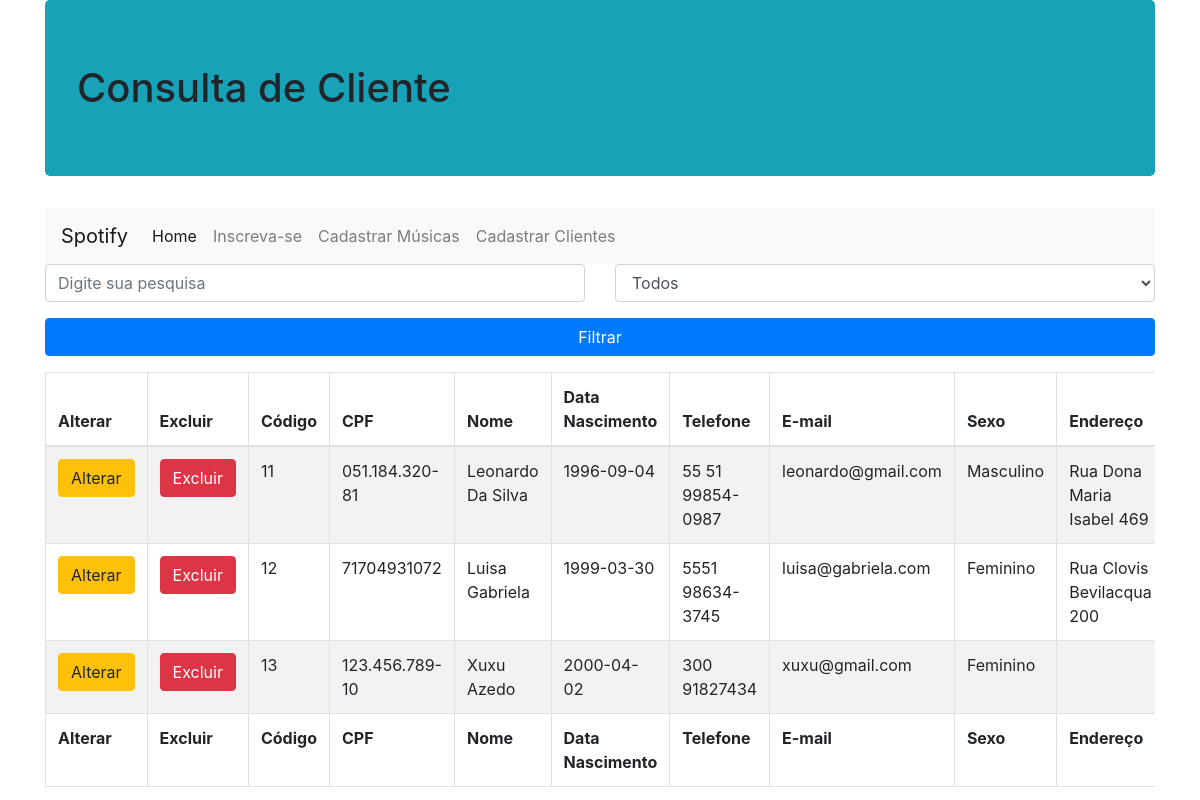
The page /consulta-cliente.php on the database its author committed.
### tables this page shows
CREATE TABLE `cliente` (
  `idCliente` bigint(20) NOT NULL,
  `cpf` varchar(15) NOT NULL,
  `nomeCliente` varchar(60) NOT NULL,
  `dataNasc` date NOT NULL,
  `tel` varchar(20) NOT NULL,
  `email` varchar(100) NOT NULL,
  `sexo` varchar(20) NOT NULL,
  `endereco` varchar(100) NOT NULL,
  `tipoPlano` varchar(20) NOT NULL,
  `formaPagamento` varchar(20) NOT NULL
);

### config/conexaobanco.class.php (called while the page is built, shortened)
<?php
class ConexaoBanco extends PDO {
  private static $instance = null;
  public static function getInstance(){
      try{
        if(!isset(self::$instance)){
          self::$instance = new ConexaoBanco("mysql:dbname=spotify;host=localhost","root","");
        }
        return self::$instance;
      }catch(PDOException $e){
        echo "Erro ao conectar. ".$e;
      }
  }
}

### dao/spotifydao.class.php (called while the page is built, shortened)
<?php
require_once 'config/conexaobanco.class.php';
class SpotifyDAO{
  private $conexao=null;
  public function __construct(){
    $this->conexao = ConexaoBanco::getInstance();
  }
  public function buscarClientes(){
      try{
        $stat = $this->conexao->query("select * from cliente");
        $array = $stat->fetchAll(PDO::FETCH_CLASS, "Cliente");
        return $array;
      }catch(PDOException $e){
        echo "Erro ao buscar clientes!".$e;
      }
  }
}

### modelo/cliente.class.php (called while the page is built, shortened)
<?php
class Cliente{
  public function __get($a){return $this->$a;}
}

### consulta-cliente.php (the view, shortened to what this page needs)
<?php
include_once "dao/spotifydao.class.php";
include_once "modelo/cliente.class.php";
$cliDAO = new SpotifyDAO();
$array = $cliDAO->buscarClientes();
?>
<!DOCTYPE html>
<html lang="pt-br">
<head>
  <link href="vendor/twbs/bootstrap/dist/css/bootstrap.min.css" rel="stylesheet"/>
</head>
  <body>
      <div class="container">
        <h1 class="jumbotron bg-info">Consulta de Cliente</h1>
        <nav class="navbar navbar-expand-lg navbar-light bg-light">
          <a class="navbar-brand" href="#">Spotify</a>
          <div class="collapse navbar-collapse" id="navbarNav">
            <ul class="navbar-nav">
              <li class="nav-item active">
                <a class="nav-link" href="index.php">Home</a>
              </li>
              <li class="nav-item">
                <a class="nav-link" href="cadastrar-cliente.php">Inscreva-se <span class="sr-only"></span></a>
              </li>
              <li class="nav-item">
                <a class="nav-link" href="cadastrar-musica.php">Cadastrar Músicas <span class="sr-only">(current)</span></a>
              </li>
              <li class="nav-item">
                <a class="nav-link" href="cadastrar-cliente.php">Cadastrar Clientes <span class="sr-only">(current)</span></a>
              </li>
            </ul>
          </div>
        </nav>
        <form name="pesquisa" method="post" action="">
          <div class="row">
            <div class="form-group col-md-6">
              <input type="text" name="txtfiltro"
              class="form-control" placeholder="Digite sua pesquisa">
            </div>
            <div class="form-group col-md-6">
              <select name="selfiltro" class="form-control">
                <option value="todos">Todos</option>
              </select>
            </div>
          </div>
          <div class="form-group">
            <input type="submit" name="filtrar" value="Filtrar"
                   class="btn btn-primary btn-block">
          </div>
        </form>
        <div class="table-responsive">
          <table class="table table-striped table-bordered table-hover table-condensed">
            <thead>
              <tr>
                <th>Alterar</th>
                <th>Excluir</th>
                <th>Código</th>
                <th>CPF</th>
                <th>Nome</th>
                <th>Data Nascimento</th>
                <th>Telefone</th>
                <th>E-mail</th>
                <th>Sexo</th>
                <th>Endereço</th>
              </tr>
            </thead>
            <tfoot>
              <tr>
                <th>Alterar</th>
                <th>Excluir</th>
                <th>Código</th>
                <th>CPF</th>
                <th>Nome</th>
                <th>Data Nascimento</th>
                <th>Telefone</th>
                <th>E-mail</th>
                <th>Sexo</th>
                <th>Endereço</th>
              </tr>
            </tfoot>
            <tbody>
              <?php
                  foreach($array as $cli){
                    echo "<tr>";
                    echo "<td><a href='alterar-cliente.php?id=$cli->idCliente 'class='btn btn-warning'>Alterar</a></td>";
                    echo "<td><a href='consulta-cliente.php?id=$cli->idCliente 'class='btn btn-danger'>Excluir</a></td>";
                    echo "<td>$cli->idCliente</td>";
                    echo "<td>$cli->cpf</td>";
                    echo "<td>$cli->nomeCliente</td>";
                    echo "<td>$cli->dataNasc</td>";
                    echo "<td>$cli->tel</td>";
                    echo "<td>$cli->email</td>";
                    echo "<td>$cli->sexo</td>";
                    echo "<td>$cli->endereco</td>";
                    echo "</tr>";
                  }
                ?>
            </tbody>
          </table>
        </div>
        </div>
  </body>
</html>

### rows shown on the page
cliente: idCliente "11", cpf "051.184.320-81", nomeCliente "Leonardo Da Silva", dataNasc "1996-09-04", tel "55 51 99854-0987", email "leonardo@gmail.com", sexo "Masculino", endereco "Rua Dona Maria Isabel 469"
cliente: idCliente "12", cpf "71704931072", nomeCliente "Luisa Gabriela", dataNasc "1999-03-30", tel "5551 98634-3745", email "luisa@gabriela.com", sexo "Feminino", endereco "Rua Clovis Bevilacqua 200"
cliente: idCliente "13", cpf "123.456.789-10", nomeCliente "Xuxu Azedo", dataNasc "2000-04-02", tel "300 91827434", email "xuxu@gmail.com", sexo "Feminino"
